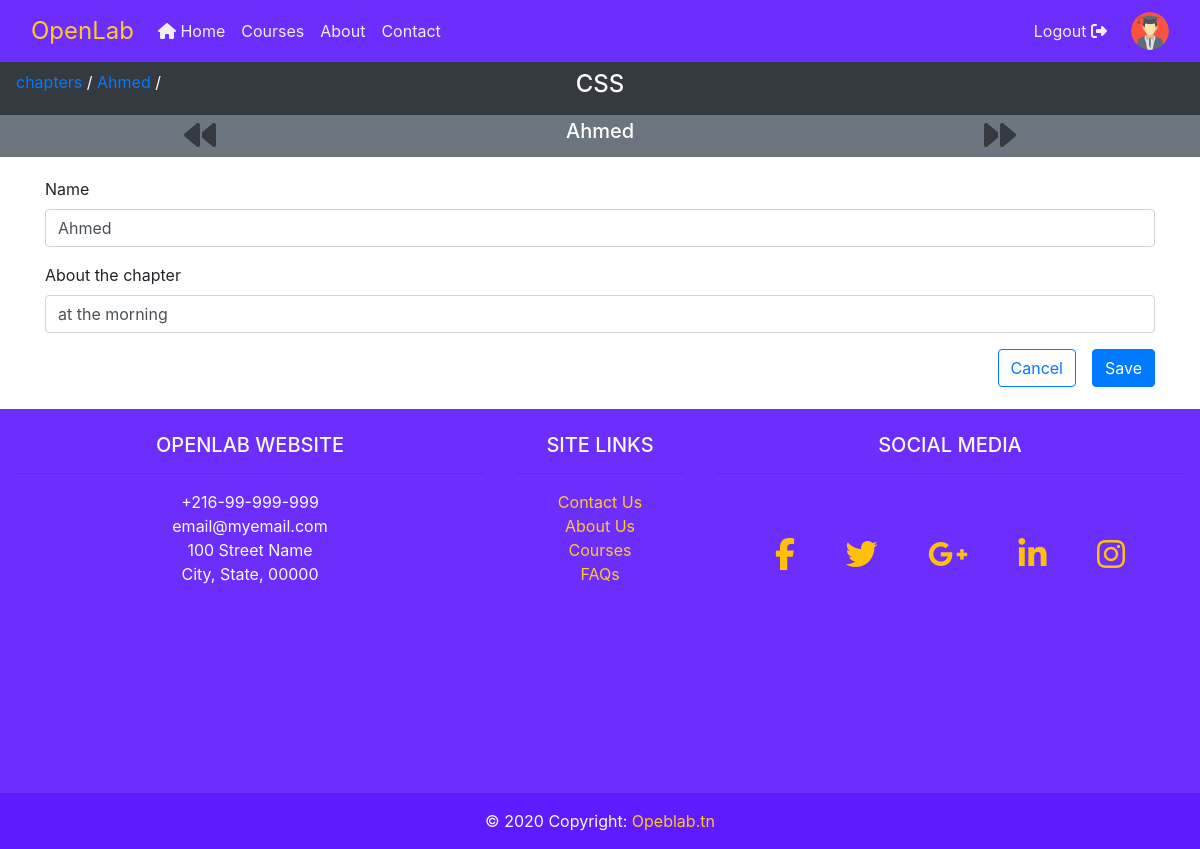
Page /courses/css/chapters/ahmed/update/ (signed in) on the committed database.
### courses/models.py (models this page shows, shortened)
class Chapter(models.Model):
	slug 		= models.SlugField()
	name 		= models.CharField(max_length=20)
	detail 		= models.CharField(max_length=250, verbose_name='About the chapter')
	content 	= models.TextField(null=True)
	index 		= models.IntegerField(default=1, null=False)
	course 		= models.ForeignKey(Course, on_delete=models.CASCADE)
	created_date		= models.DateTimeField(auto_now_add=True)
	last_update_date 	= models.DateTimeField(auto_now=True)

class Course(models.Model):
	slug 		= models.SlugField(unique=True)
	name 		= models.CharField(max_length=50)
	detail 		= models.CharField(max_length=250, verbose_name='About the course')
	thumbnail 	= models.ImageField(upload_to='courses/thumbnails/', null=True)
	teacher 	= models.ForeignKey(Teacher, on_delete=models.CASCADE)
	students 	= models.ManyToManyField(Student, related_name='students_to_course')
	created_date 		= models.DateTimeField(auto_now_add=True)
	last_update_date 	= models.DateTimeField(auto_now=True)

### courses/decorators.py (the view)
	def wrapper(*args, **kwargs):
		value = func(*args, **kwargs)
		return value

### courses/forms.py
class ChapterEditInfoForm(forms.ModelForm):
	class Meta:
		model = Chapter
		fields = ('name', 'detail', )

### courses/views.py (called while the page is built)
@login_required
@teacher_owner_required
@chapter_belongs_to_course_required
def chapter_update_info(request, course_slug, chapter_slug):
	course = get_object_or_404(Course, slug=course_slug)
	chapter = get_object_or_404(course.chapter_set, slug=chapter_slug)
	if request.method == 'POST':
		form = ChapterEditInfoForm(request.POST or None,
				request.FILES,
				instance=chapter
			)
		if form.is_valid():
			chapter = form.save()
			messages.success(request, 'Chapter updated successfully.')
			return redirect(reverse('courses:chapter:detail', kwargs={
						'course_slug': course.slug,
						'chapter_slug': chapter.slug,
					}))
	else:
		form = ChapterEditInfoForm(instance=chapter)
	context = {
		'title': 'Update chapter',
		'course': course,
		'chapter': chapter,
		'form': form,
	}
	return render(request, 'chapters/chapter_update_info.html', context)

### users/models.py (called while the page is built)
	def get_picture_url(self):
		if self.picture:
			return self.picture.url
		else:
			if self.is_student:
				return '/media/users/pictures/student-default.png'
			elif self.is_teacher:
				return '/media/users/pictures/teacher-default.png'
			else:
				return '/media/users/pictures/default.png'

### courses/templates/chapters/chapter_update_info.html (shortened to what this page needs)
{% extends "./chapter_base.html" %}
{% load crispy_forms_tags %}
{% block chapter_content %}
	<div class="container">
		<form method="POST" action="." enctype="multipart/form-data">
			<div class="row">
				<div class="col-md-12">
					<div id="div_id_name" class="form-group">
						{{ form.name|as_crispy_field }}
					</div>
					<div id="div_id_detail" class="form-group">
						{{ form.detail|as_crispy_field }}
					</div>
				</div>
			</div>
			<input type="submit" value="Save" class="float-right btn btn-primary">
		</form>
		{% url 'courses:chapter:detail' course.slug chapter.slug  as detail_url %}
		<a href="{{ next|default:detail_url }}">
			<button class="float-right mr-3 btn btn-outline-primary">Cancel</button>
		</a>
	</div>
{% endblock chapter_content %}

### courses/templates/chapters/chapter_base.html (shortened to what this page needs)
{% extends "base.html" %}
{% block sub_nav %}
	<div class="py-2 text-center bg-dark text-white">
		<p class="m-0 ml-3 position-absolute">
			<a href="{% url 'courses:chapter_list' course.slug %}">chapters</a> /
			<a href="{% url 'courses:chapter:detail' course.slug chapter.slug %}">{{ chapter.name }}</a> /
		</p>
		<br class="d-xm-block d-lg-none">
		<h4>
			{{ course.name }}
		</h4>
	</div>
{% endblock sub_nav %}
{% block sub_nav_2 %}
	<div class="row py-1 text-center bg-secondary text-white mx-0">
		<div class="col-4">
			{% if previous %}
				<a href="{{ previous }}">
					<i class="fas fa-backward fa-2x text-warning"></i>
				</a>
			{% else %}
				<i class="fas fa-backward fa-2x text-dark"></i>
			{% endif %}
		</div>
		<div class="col-4">
			<h5>
				{{ chapter.name }}
			</h5>
		</div>
		<div class="col-4">
			{% if next %}
				<a href="{{ next }}">
					<i class="fas fa-forward fa-2x text-warning"></i>
				</a>
			{% else %}
				<i class="fas fa-forward fa-2x text-dark"></i>
			{% endif %}
		</div>
	</div>
{% endblock sub_nav_2 %}
{% block content %}
	{% block chapter_content %}
	{% endblock chapter_content %}
{% endblock content %}

### static/css/style.css (style rules this page uses)
html { position: relative; min-height: 100%; }
body { margin-bottom: 500px; }

### rows in the picture
Chapter: name "Ahmed", detail "at the morning"
Course: name "CSS"
